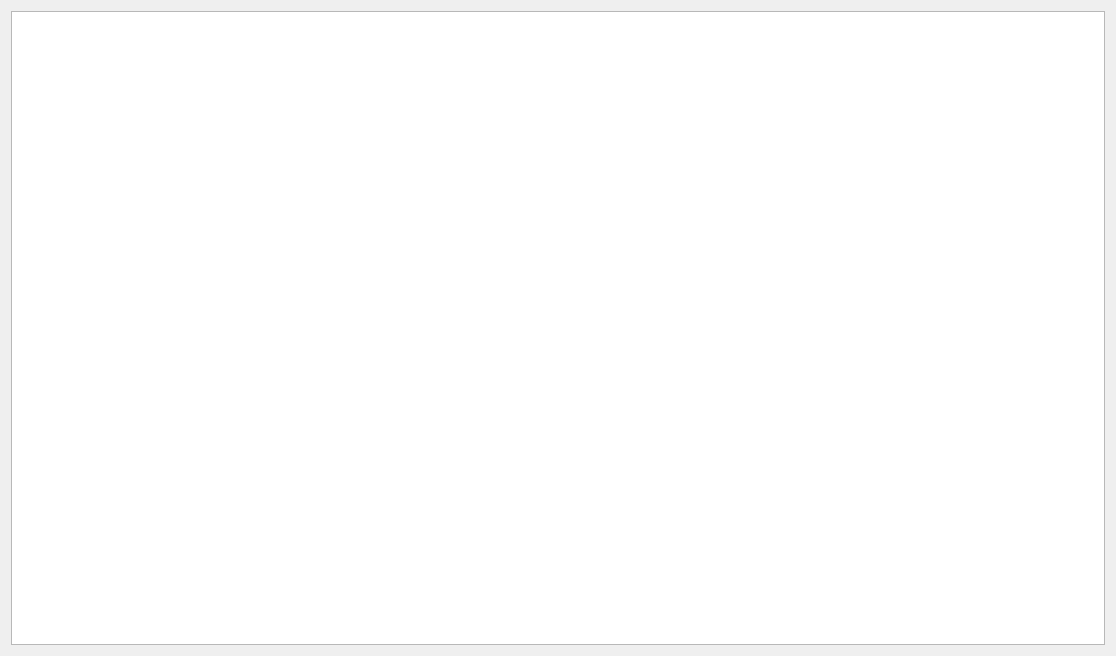
<?xml version="1.0" encoding="UTF-8"?>
<ui version="4.0">
 <class>DataBaseWindow</class>
 <widget class="QWidget" name="DataBaseWindow">
  <property name="geometry">
   <rect>
    <x>0</x>
    <y>0</y>
    <width>1116</width>
    <height>656</height>
   </rect>
  </property>
  <property name="font">
   <font>
    <pointsize>12</pointsize>
   </font>
  </property>
  <property name="windowTitle">
   <string>Form</string>
  </property>
  <layout class="QVBoxLayout" name="verticalLayout">
   <item>
    <widget class="QTableView" name="logs_tableView"/>
   </item>
  </layout>
 </widget>
 <resources/>
 <connections/>
</ui>
